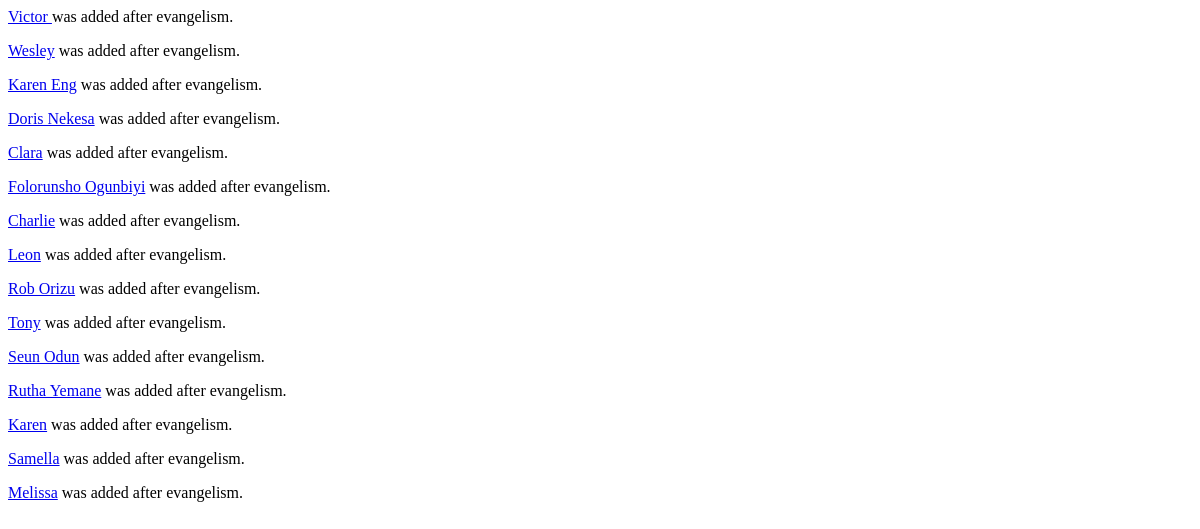
/welcome/_newsfeed/evangelism/ (signed in), run on an earlier commit of the app's database.
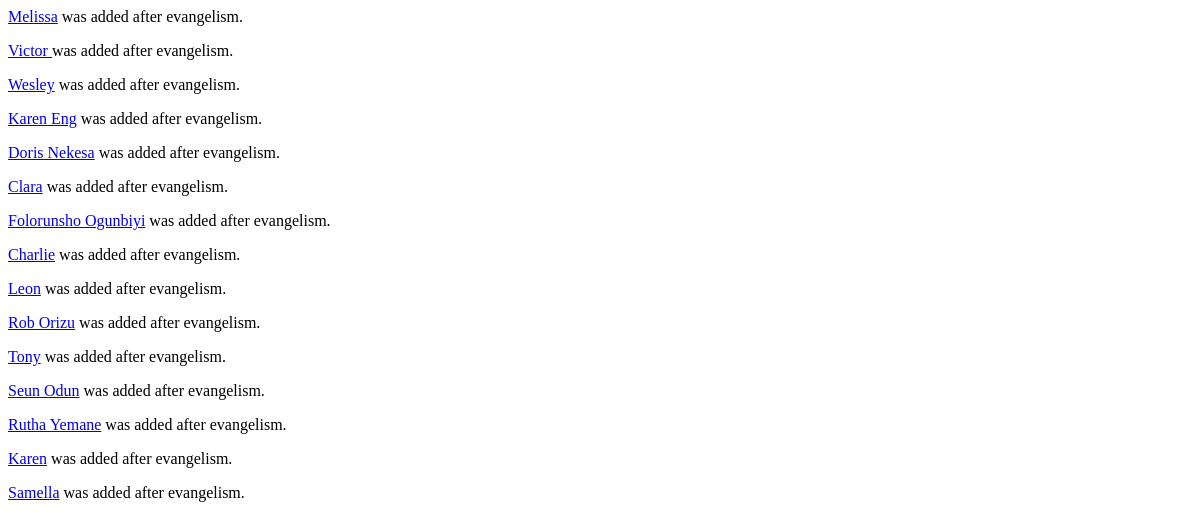
And on a later commit of the database.
### member/models.py (models this page shows)
class Member(models.Model):
	name = models.CharField(max_length=50, unique=True)
	gender = models.ForeignKey('Gender', on_delete=models.CASCADE, related_name="sex")
	mobile_no = models.CharField(max_length=50, blank=True, null=True, unique=False, verbose_name="Mobile number")
	email = models.EmailField(max_length=50, blank=True, null=True, verbose_name="Email Address")
	date_of_birth = models.DateField(blank=True, null=True)
	address = models.TextField(max_length=200, blank=True, null=True)
	post_code = models.CharField(max_length=10, blank=True, null=True)
	academic_institution = models.ForeignKey('AcademicInstitution', on_delete=models.CASCADE, related_name="academic_institution", null=True, blank=True)
	course = models.CharField(max_length=100, blank=True)
	first_attended = models.DateField(blank=True, null=True)
	attendance_status = models.ForeignKey('Attendance', on_delete=models.CASCADE, related_name="attendance_status")
	last_visited = models.DateField(null=True, blank=True)
	extra_info = models.TextField(max_length=2000, blank=True)
	last_modified = models.DateTimeField(auto_now=True)
	def __str__(self):
		return self.name
	class Meta:
		ordering = ["name"]

### welcome/views.py (the view)
@login_required
def _get_evangelismlist(request):
	now = datetime.datetime.now()
	last30days = now - datetime.timedelta(days = 60)
	evangelism = Member.objects.filter(attendance_status__status = "Evangelism", last_modified__gte = last30days).order_by('-last_modified')[:15]
	context = {
		'evangelism': evangelism
	}
	return render (request, '_partial/_evangelism.html', context)

### welcome/templates/_partial/_evangelism.html (shortened to what this page needs)
{% for person in evangelism %}
	<p class="w3-padding w3-yellow">
	<a href="{% url 'member:member_info' person %}" title="last Updated on {{ person.last_modified }}">{{ person }}</a> was added after evangelism.</p>
{% endfor %}

What changed in the data, as far as the page shows it:
changed Member "Melissa": moves up the list
